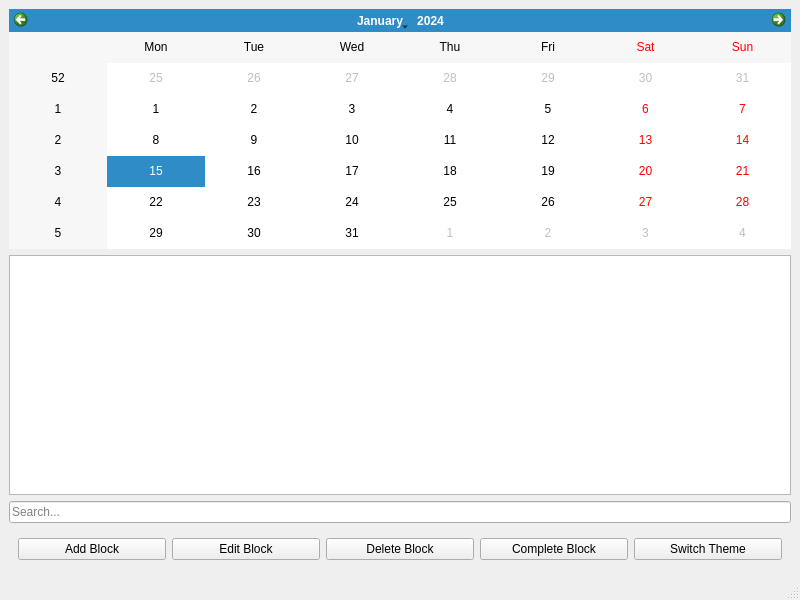
<?xml version="1.0" encoding="UTF-8"?>
<ui version="4.0">
 <class>MainWindow</class>
 <widget class="QMainWindow" name="MainWindow">
  <property name="geometry">
   <rect>
    <x>0</x>
    <y>0</y>
    <width>800</width>
    <height>600</height>
   </rect>
  </property>
  <property name="windowTitle">
   <string>Timetune</string>
  </property>
  <widget class="QWidget" name="centralwidget">
   <layout class="QVBoxLayout" name="verticalLayout">
    <item>
     <widget class="QCalendarWidget" name="calendarWidget"/>
    </item>
    <item>
     <widget class="QListView" name="blockListView"/>
    </item>
    <item>
     <widget class="QLineEdit" name="searchBar">
      <property name="placeholderText">
       <string>Search...</string>
      </property>
     </widget>
    </item>
    <item>
     <widget class="QWidget" name="buttonWidget" native="true">
      <layout class="QHBoxLayout" name="horizontalLayout">
       <item>
        <widget class="QPushButton" name="addBlockButton">
         <property name="text">
          <string>Add Block</string>
         </property>
        </widget>
       </item>
       <item>
        <widget class="QPushButton" name="editBlockButton">
         <property name="text">
          <string>Edit Block</string>
         </property>
        </widget>
       </item>
       <item>
        <widget class="QPushButton" name="deleteBlockButton">
         <property name="text">
          <string>Delete Block</string>
         </property>
        </widget>
       </item>
       <item>
        <widget class="QPushButton" name="completeBlockButton">
         <property name="text">
          <string>Complete Block</string>
         </property>
        </widget>
       </item>
       <item>
        <widget class="QPushButton" name="themeButton">
         <property name="text">
          <string>Switch Theme</string>
         </property>
        </widget>
       </item>
      </layout>
     </widget>
    </item>
   </layout>
  </widget>
  <widget class="QMenuBar" name="menubar">
   <property name="geometry">
    <rect>
     <x>0</x>
     <y>0</y>
     <width>800</width>
     <height>22</height>
    </rect>
   </property>
  </widget>
  <widget class="QStatusBar" name="statusbar"/>
 </widget>
 <resources/>
 <connections/>
</ui>
